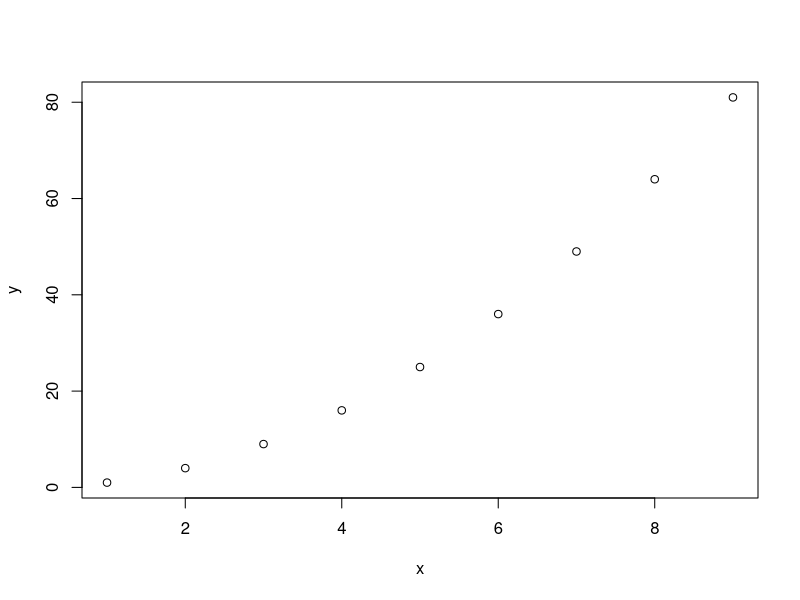

The R script that drew this image:
## ---- chunk 1
knitr::include_graphics("http://revolution-computing.typepad.com/files/rplot03.svg")
## ---- chunk 2
knitr::include_graphics("https://atfutures.github.io/img/blogs/accra-flows.jpg")
## ---- chunk 3
knitr::include_graphics("https://www.kdnuggets.com/wp-content/uploads/r-vs-python-numbers.jpg")
## ---- chunk 4
"R" > "Python" # ?
## ---- chunk 5
data(mpg, package = "ggplot2") # load the object mpg
dim(mpg) # use a function (dim) to do something with it
## ---- chunk 6
a = 1
b = 2
c = "c"
x_thingy = 4
## ---- chunk 7
ls()
x = x_thingy
rm(x_thingy)
x
ls()
## ---- chunk 8
replicate(n = 3, expr = x)
exp(x)
## ---- chunk 9
x = 1:9
y = x^2
plot(x = x, y =y) 
## ---- chunk 10
# Assignment of x
x = 5
x
## ---- chunk 11
x = 5 # the same as x <- 5
(x = x + 1)
